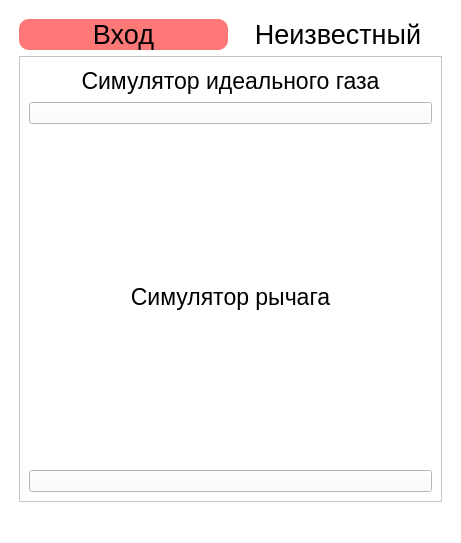
<?xml version="1.0" encoding="UTF-8"?>
<ui version="4.0">
 <class>MainWindow</class>
 <widget class="QMainWindow" name="MainWindow">
  <property name="geometry">
   <rect>
    <x>0</x>
    <y>0</y>
    <width>461</width>
    <height>543</height>
   </rect>
  </property>
  <property name="windowTitle">
   <string>MainWindow</string>
  </property>
  <property name="styleSheet">
   <string notr="true">background-color:#FFF;</string>
  </property>
  <widget class="QWidget" name="centralwidget">
   <layout class="QGridLayout" name="gridLayout">
    <item row="0" column="0">
     <layout class="QVBoxLayout" name="verticalLayout">
      <property name="leftMargin">
       <number>10</number>
      </property>
      <property name="topMargin">
       <number>10</number>
      </property>
      <property name="rightMargin">
       <number>10</number>
      </property>
      <property name="bottomMargin">
       <number>10</number>
      </property>
      <item>
       <layout class="QHBoxLayout" name="horizontalLayout">
        <item>
         <widget class="QPushButton" name="vhod">
          <property name="minimumSize">
           <size>
            <width>0</width>
            <height>30</height>
           </size>
          </property>
          <property name="font">
           <font>
            <pointsize>20</pointsize>
           </font>
          </property>
          <property name="styleSheet">
           <string notr="true">background-color: rgb(255, 120, 120); border-radius: 10px;</string>
          </property>
          <property name="text">
           <string>Вход</string>
          </property>
         </widget>
        </item>
        <item>
         <widget class="QLabel" name="name">
          <property name="maximumSize">
           <size>
            <width>16777215</width>
            <height>40</height>
           </size>
          </property>
          <property name="font">
           <font>
            <pointsize>20</pointsize>
           </font>
          </property>
          <property name="styleSheet">
           <string notr="true"/>
          </property>
          <property name="text">
           <string>Неизвестный</string>
          </property>
          <property name="alignment">
           <set>Qt::AlignCenter</set>
          </property>
         </widget>
        </item>
       </layout>
      </item>
      <item>
       <layout class="QGridLayout" name="gridLayout_2">
        <item row="0" column="0">
         <widget class="QScrollArea" name="scrollArea">
          <property name="widgetResizable">
           <bool>true</bool>
          </property>
          <widget class="QWidget" name="scrollAreaWidgetContents_2">
           <property name="geometry">
            <rect>
             <x>0</x>
             <y>0</y>
             <width>413</width>
             <height>408</height>
            </rect>
           </property>
           <layout class="QGridLayout" name="gridLayout_3">
            <item row="0" column="0">
             <layout class="QVBoxLayout" name="verticalLayout_2">
              <item>
               <layout class="QVBoxLayout" name="verticalLayout_3">
                <item>
                 <widget class="QLabel" name="label">
                  <property name="maximumSize">
                   <size>
                    <width>16777215</width>
                    <height>30</height>
                   </size>
                  </property>
                  <property name="font">
                   <font>
                    <pointsize>17</pointsize>
                   </font>
                  </property>
                  <property name="text">
                   <string>Симулятор идеального газа</string>
                  </property>
                  <property name="alignment">
                   <set>Qt::AlignCenter</set>
                  </property>
                 </widget>
                </item>
                <item>
                 <widget class="QPushButton" name="gases">
                  <property name="text">
                   <string/>
                  </property>
                 </widget>
                </item>
               </layout>
              </item>
              <item>
               <layout class="QVBoxLayout" name="verticalLayout_4">
                <item>
                 <widget class="QLabel" name="real_gases_2">
                  <property name="font">
                   <font>
                    <pointsize>17</pointsize>
                   </font>
                  </property>
                  <property name="text">
                   <string>Симулятор рычага</string>
                  </property>
                  <property name="alignment">
                   <set>Qt::AlignCenter</set>
                  </property>
                 </widget>
                </item>
                <item>
                 <widget class="QPushButton" name="real_gases">
                  <property name="text">
                   <string/>
                  </property>
                 </widget>
                </item>
               </layout>
              </item>
             </layout>
            </item>
           </layout>
          </widget>
         </widget>
        </item>
       </layout>
      </item>
     </layout>
    </item>
   </layout>
  </widget>
  <widget class="QMenuBar" name="menubar">
   <property name="geometry">
    <rect>
     <x>0</x>
     <y>0</y>
     <width>461</width>
     <height>24</height>
    </rect>
   </property>
  </widget>
  <widget class="QStatusBar" name="statusbar"/>
 </widget>
 <resources/>
 <connections/>
</ui>
